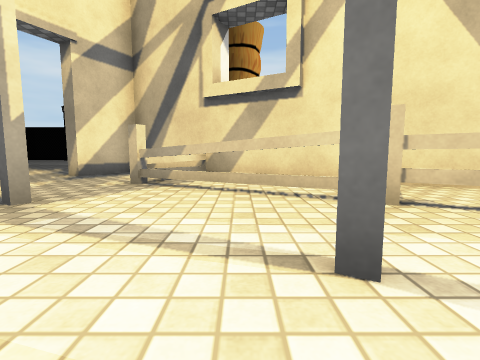
view 1 (above)

16 first-person views from a walk through a Unity game level. The camera is 0.59 m above the floor, tilts 6° down and sees 85° across. The floor is counted in squares, 1 m on a side. Each view is taken from the middle of a square. On the plan, view 1 faces up. The plan holds only what a view shows up to about 9 squares ahead; the rest is blank. The place goes on beyond the plan. The player character is not drawn. Door leaves are left out, so doorways stand open. Some surface patterns are stand-ins.

view 2
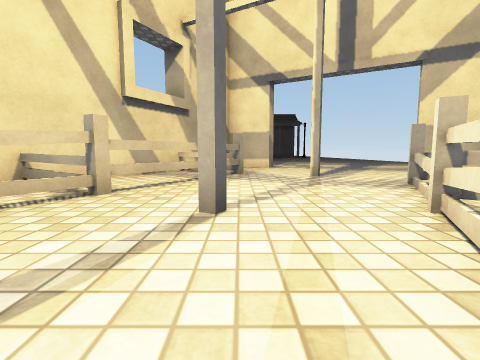

view 3
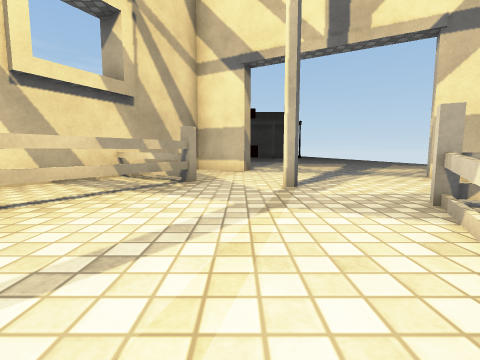

view 4
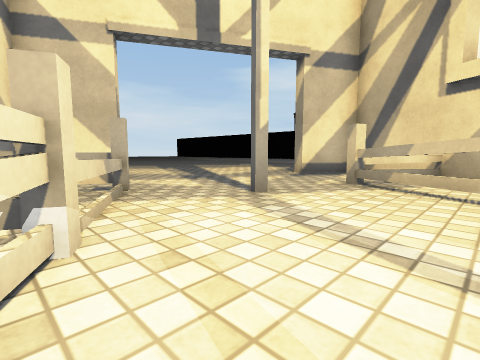

view 5
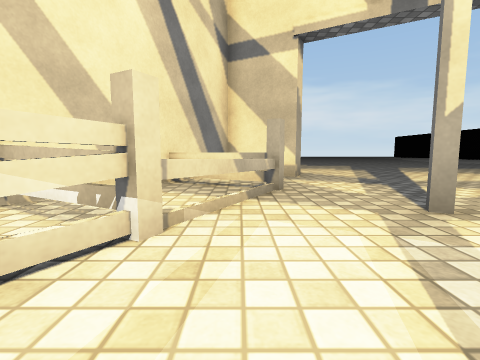

view 6
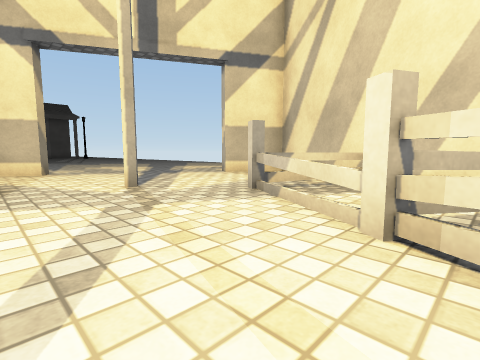

view 7
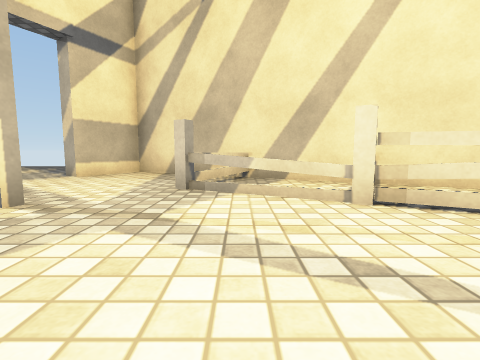

view 8
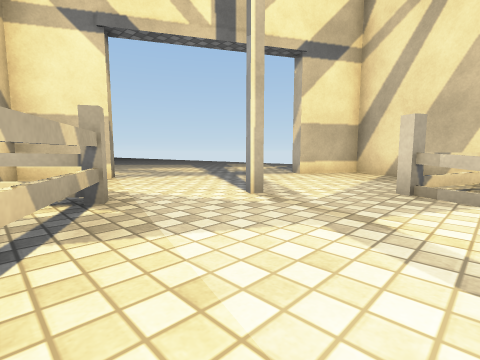

view 9
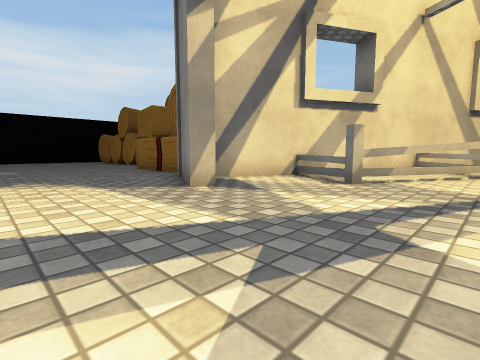

view 10
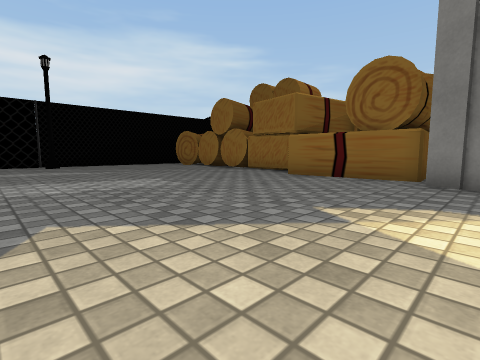

view 11
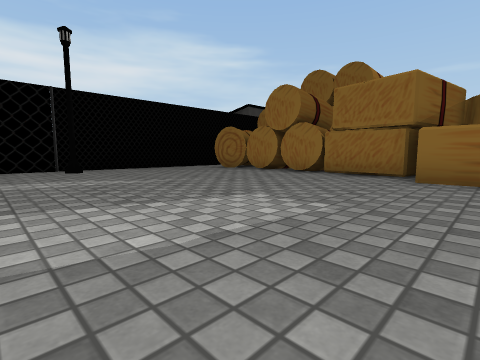

view 12
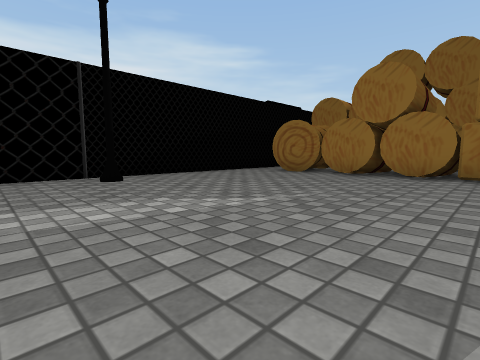

view 13
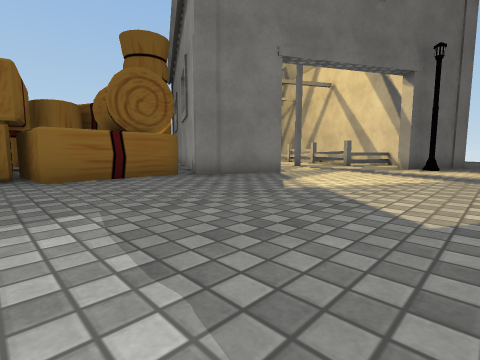

view 14
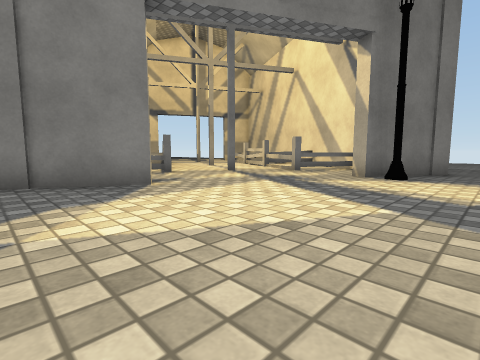

view 15
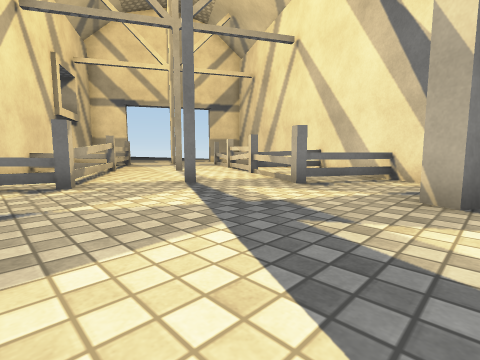

view 16
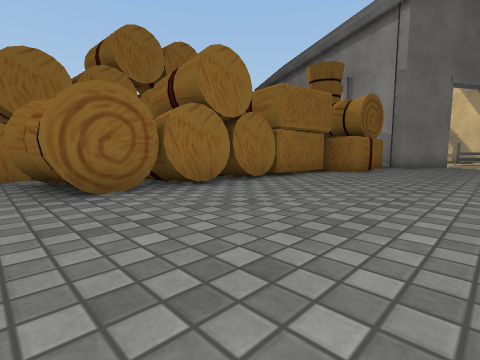

### Floor plan
Key: @ floor where view 1 was taken; # wall or solid block; . floor; D open door; = window, fence, low wall or low ledge; T thing the floor can be seen under or through.
Columns run from 9 left of view 1 to 11 right of it. Each row starts with its distance up from view 1.
 21 ####
 20 ..........#
 19 .......####
 18 .......##
 17 .......##
 16 .......##
 15 .......###
 14 .......##
 13 .......##
 12 ......###
 11 ......#
 10 ......#
  9 ......##
  8 .....####
  7 .....#..##
  6 ....D...=###
  5 ....D..##..###
  4 ...DD....===.###
  3 ...DD.#....TT..##
  2 ..#.........TT.=###
  1 ..#..==...#...T...#
  0 .####..TT@........#
 -1     ####.TT...#.DD...
 -2       ##.=..#...DD...
 -3        ###.=...DD...
 -4          ###...DD..
 -5            ##.##...
 -6             ###  ..
 -7                  ..

Where each view was taken, in squares from view 1:
view 1: 0 up, 0 right, facing up
view 2: 1 up, 2 left, facing right
view 3: 0 up, 0 right, facing right
view 4: 0 up, 0 right, facing up-left
view 5: 1 up, 0 right, facing left
view 6: 1 up, 0 right, facing down-right
view 7: 2 up, 2 right, facing down
view 8: 2 up, 2 right, facing down-right
view 9: 3 up, 7 left, facing up-right
view 10: 8 up, 9 left, facing up-right
view 11: 11 up, 9 left, facing up-right
view 12: 14 up, 9 left, facing up-right
view 13: 13 up, 9 left, facing down-right
view 14: 9 up, 9 left, facing down-right
view 15: 6 up, 7 left, facing down-right
view 16: 20 up, 6 left, facing down-right
